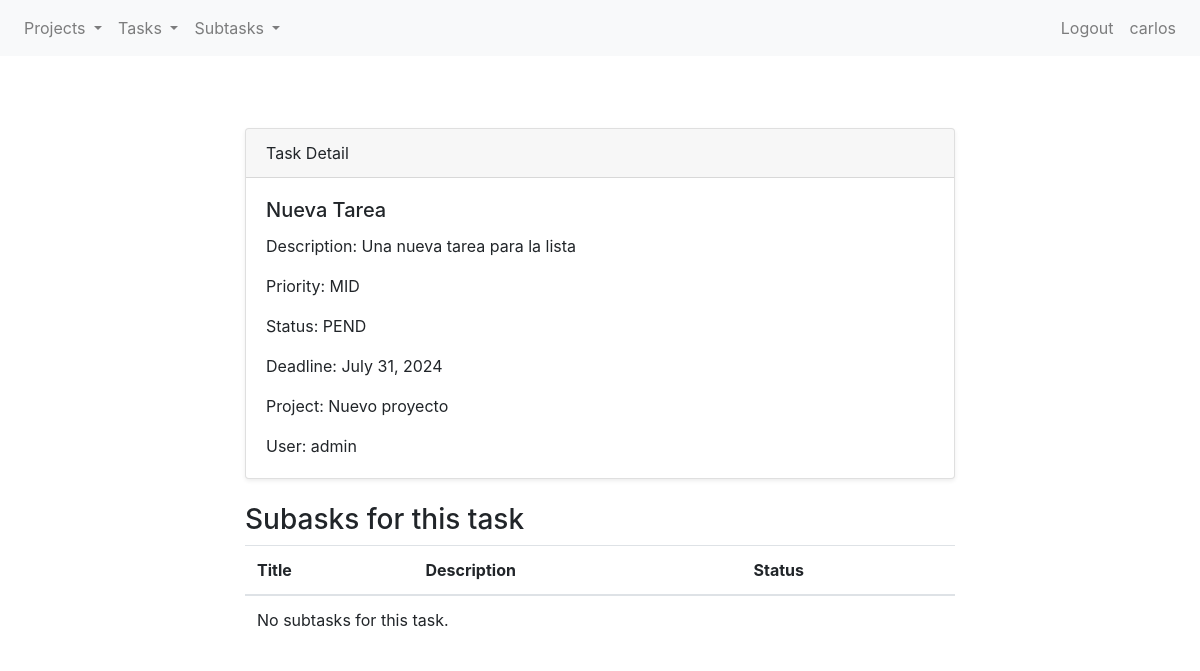
/projects/tasks/4/detail/ (signed in), run on an earlier commit of the app's database.
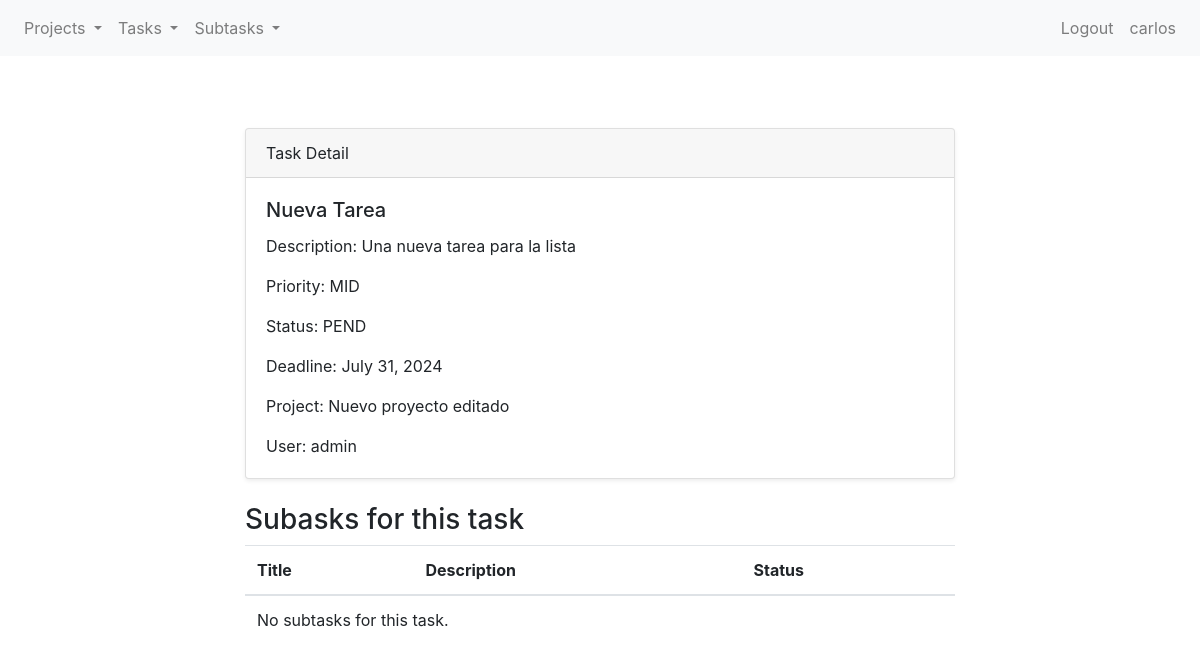
And on a later commit of the database.
### projects/models.py (models this page shows, shortened)
class Task(models.Model):
    class Priority(models.TextChoices):
        HIGH = 'HI', 'High'
        MEDIUM = 'MID', 'Medium'
        LOW = 'LOW', 'Low'
    class Status(models.TextChoices):
        PENDING = 'PEND', 'Pending'
        ONGOING = 'ON', 'Ongoing'
        FINISHED = 'FIN', 'Finished'
    title = models.CharField(max_length=255)
    description = models.TextField()
    priority = models.CharField(max_length=3,
                                choices=Priority.choices,
                                default=Priority.MEDIUM)
    status = models.CharField(max_length=4,
                                choices=Status.choices,
                                default=Status.PENDING)
    deadline = models.DateField(blank=True, null=True)
    project = models.ForeignKey(Project, on_delete=models.CASCADE, related_name="project")
    user = models.ForeignKey(User, on_delete=models.CASCADE)

class Project(models.Model):
    title = models.CharField(max_length=255)
    deadline = models.DateField(blank=True, null=True)
    user = models.ForeignKey(User, on_delete=models.CASCADE)
    def __str__(self):
        return(f"{self.title}")

### projects/views.py (the view)
# urls.py: path("tasks/<int:pk>/detail/", TaskDetailView.as_view(), name="task-detail"),
class TaskDetailView(LoginRequiredMixin, DetailView):
    model = Task
    template_name = "projects/cbv/task_detail.html"
    context_object_name = "task"

### projects/templates/projects/cbv/task_detail.html
{% extends 'projects/base.html' %} {% block title %}Task Detail{% endblock %} {% block content %}
<section class="py-5">
  <div class="container">
    <div class="row">
      <div class="col-lg-8 mx-auto">
        <div class="card shadow-sm">
          <div class="card-header">Task Detail</div>
          <div class="card-body">
            <h5 class="card-title">{{ task.title }}</h5>
            <p class="card-text">Description: {{ task.description | default:"No description" }}</p>
            <p class="card-text">Priority: {{ task.priority }}</p>
            <p class="card-text">Status: {{ task.status }}</p>
            <p class="card-text">Deadline: {{ task.deadline }}</p>
            <p class="card-text">Project: {{ task.project }}</p>
            <p class="card-text">User: {{ task.user }}</p>
          </div>
        </div>
        <div class="mt-4">
          <h3>Subasks for this task</h3>
          <table class="table">
            <thead>
              <tr>
                <th scope="col">Title</th>
                <th scope="col">Description</th>
                <th scope="col">Status</th>
              </tr>
            </thead>
            <tbody>
              {% for subtask in task.subtasks.all %}
              <tr>
                <td>{{ subtask.title }}</td>
                <td>{{ subtask.description | default:"No description." }}</td>
                <td>{{ subtask.status }}</td>
              </tr>
              {% empty %}
              <tr>
                <td colspan="5">No subtasks for this task.</td>
              </tr>
              {% endfor %}
            </tbody>
          </table>
        </div>
      </div>
    </div>
  </div>
</section>
{% endblock %}

What changed in the data, as far as the page shows it:
changed through a linked row, Task "Nueva Tarea": project "Nuevo proyecto" → "Nuevo proyecto editado"
